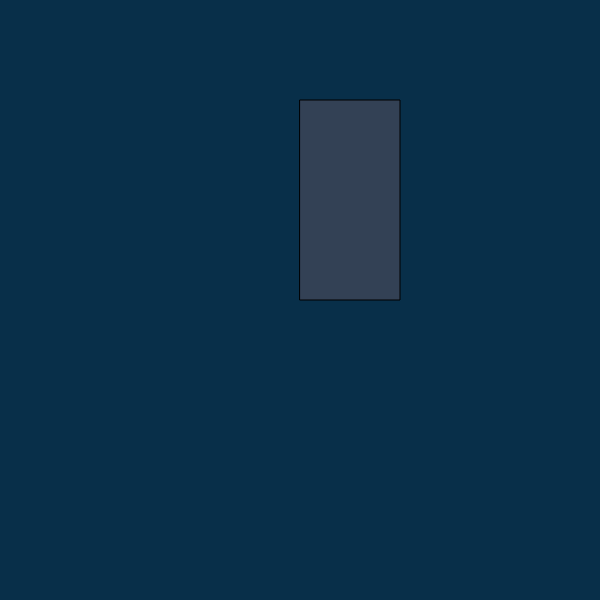
Frame 1 (no input)
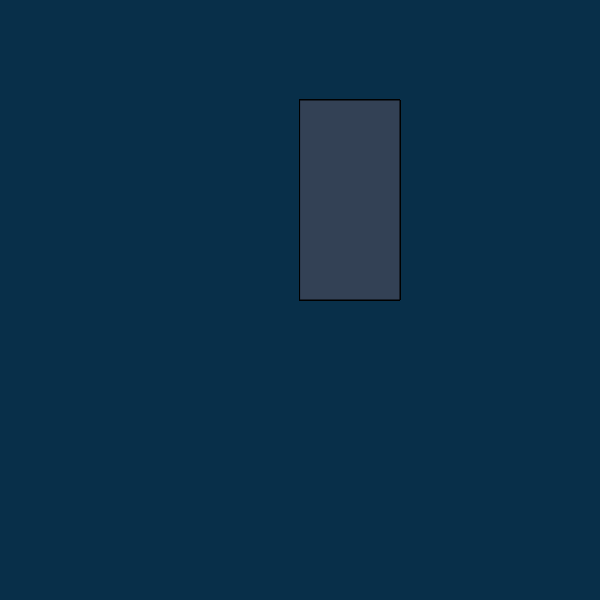
Frame 60 (no input)
Frame 120 (the mouse pressed at the canvas centre since frame 60): identical to frame 60, image omitted

The p5.js sketch that drew these frames (run headless with seeded random() and noise() and a simulated clock; from frame 60 on, the mouse is pressed at the canvas centre):

// p5.js sketch
// ── sketch.js
function widthProps(width, ncols) {
    // This will return the gaps between the windows and the window width
    let emptySpaceRatio = 0.1;
    let emptySpace = width * emptySpaceRatio;
    let gap = emptySpace / (2 + ncols - 1);
    let wwidth = (width - (ncols - 1) * gap) / ncols;
    return {
        gap: gap,
        wwidth: wwidth
    }
}

class Building {
    constructor(height, width) {
        this.height = height;
        this.width = width;

        // These in the future will be random
        this.wRows = 6;
        this.wCols = 2;
        this.wColor = "#ffff";
        let props = widthProps(this.width, this.windowCols);
        this.wWidth = props.wwidth;
        this.wGap = props.gap;

        this.buildingColor = "#334155";
    }

    draw(x, y) {
        push();
        // I need the x, y to be the bottom-left of the rect
        // This can be done just pushing and translating to top
        fill(this.buildingColor);
        // BUILDING
        translate(0, -this.height)
        rect(x, y, this.width, this.height)

        // circle(this.windowGap, this.windowGap, 20)

        // WINDOWS
        // the max size a window can have would be (width/cols)
        // but then we factor the gaps, which are at least 2 + cols - 1
        // let windowSize = this.width / this.windowCols - (2 + this.windowCols - 1) * this.windowGap
        // size will be width - (2 * gap) - ((cols - 1) * gap)
        // let windowSize = this.width - (2 * this.windowGap) - ((this.windowCols - 1) * this.windowGap)
        // console.log(windowSize)
        for (let i = 0; i < this.windowCols; i++) {
            for (let j = 0; j < this.windowRows; j++) {
                console.log(this.windowSize)
                fill(this.windowColor)


                rect(
                    i * (this.windowSize + this.windowGap),
                    j * (this.windowSize + this.windowGap),
                    this.windowSize,
                    this.windowSize
                )



                // (i + 1) * this.windowGap - i * windowSize,
                // (j + 1) * this.windowGap - i * windowSize,
                // windowSize,
                // windowSize
            }
        }


        pop();

    }
}

let building;

function setup() {
    createCanvas(600, 600);
    background("#082f49");

    building = new Building(200, 100);
}

function draw() {
    fill(255, 0, 0);
    translate(width / 2, height / 2);

    building.draw(0, 0);
}
